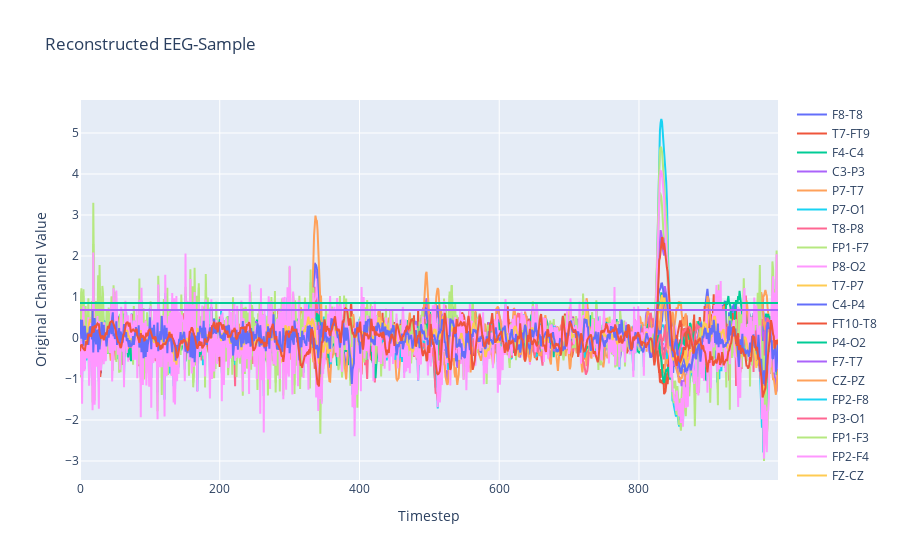

Notebook cell for this chart:
### Markdown cell above
### 5.4 Visualize Reconstruction

### Code cell
a = np.transpose(X_train_anomalies, (0,2,1))
data = []
for i in range(len(a[0])):
    data.append(
        go.Scatter(y=a[0,i], name=channels[i])
    )

fig = go.Figure(
    data = data,
    layout = {"yaxis": {"title": "Original Channel Value"}, "xaxis": {"title": "Timestep"}, "title": "Reconstructed EEG-Sample"}
)

fig.show()

### Figure 1 — Plotly figure (JSON) as saved in the notebook; plotly's stock layout.template omitted (floating-point values rounded to 4 significant figures; data arrays with more than 128 entries replaced by an {"elided": "..."} marker saying what was removed)
{"data": [{"name": "F8-T8", "type": "scatter", "y": {"elided": "1000 float values"}}, {"name": "T7-FT9", "type": "scatter", "y": {"elided": "1000 float values"}}, {"name": "F4-C4", "type": "scatter", "y": {"elided": "1000 float values"}}, {"name": "C3-P3", "type": "scatter", "y": {"elided": "1000 float values"}}, {"name": "P7-T7", "type": "scatter", "y": {"elided": "1000 float values"}}, {"name": "P7-O1", "type": "scatter", "y": {"elided": "1000 float values"}}, {"name": "T8-P8", "type": "scatter", "y": {"elided": "1000 float values"}}, {"name": "FP1-F7", "type": "scatter", "y": {"elided": "1000 float values"}}, {"name": "P8-O2", "type": "scatter", "y": {"elided": "1000 float values"}}, {"name": "T7-P7", "type": "scatter", "y": {"elided": "1000 float values"}}, {"name": "C4-P4", "type": "scatter", "y": {"elided": "1000 float values"}}, {"name": "FT10-T8", "type": "scatter", "y": {"elided": "1000 float values"}}, {"name": "P4-O2", "type": "scatter", "y": {"elided": "1000 float values"}}, {"name": "F7-T7", "type": "scatter", "y": {"elided": "1000 float values"}}, {"name": "CZ-PZ", "type": "scatter", "y": {"elided": "1000 float values"}}, {"name": "FP2-F8", "type": "scatter", "y": {"elided": "1000 float values"}}, {"name": "P3-O1", "type": "scatter", "y": {"elided": "1000 float values"}}, {"name": "FP1-F3", "type": "scatter", "y": {"elided": "1000 float values"}}, {"name": "FP2-F4", "type": "scatter", "y": {"elided": "1000 float values"}}, {"name": "FZ-CZ", "type": "scatter", "y": {"elided": "1000 float values"}}, {"name": "F3-C3", "type": "scatter", "y": {"elided": "1000 float values"}}, {"name": "FT9-FT10", "type": "scatter", "y": {"elided": "1000 float values"}}, {"name": "age", "type": "scatter", "y": {"elided": "1000 float values"}}, {"name": "gender", "type": "scatter", "y": {"elided": "1000 float values"}}], "layout": {"title": {"text": "Reconstructed EEG-Sample"}, "xaxis": {"title": {"text": "Timestep"}}, "yaxis": {"title": {"text": "Original Channel Value"}}}}
